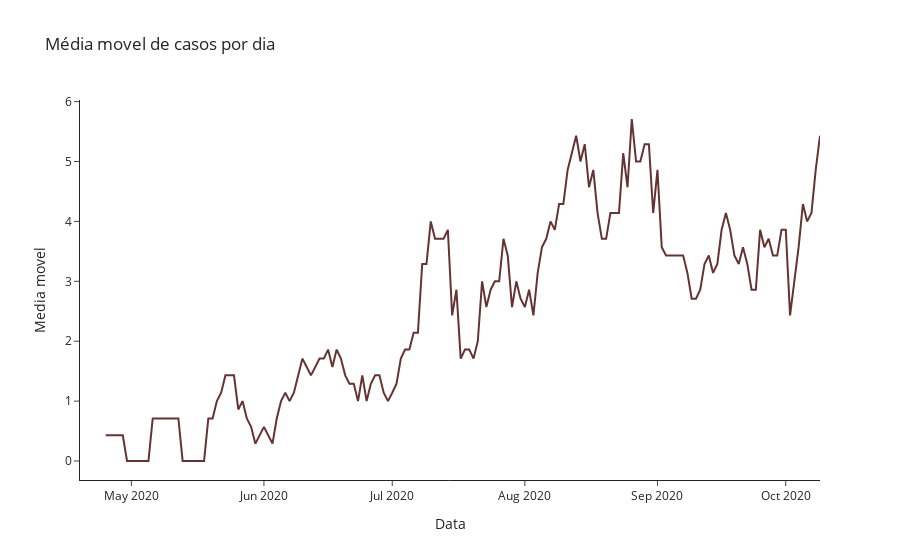

The code cell stored with this chart in its notebook:
### Code cell
go.Figure().add_trace(go.Scatter(x=new_df['data'], y=round(new_df['casos'].rolling(7).mean(), 2), mode='lines', marker_color='#633')).update_layout(xaxis_title='Data', yaxis_title='Media movel', title_text='Média movel de casos por dia')

### Figure 1 — Plotly figure (JSON) as saved in the notebook; plotly's stock layout.template omitted (floating-point values rounded to 4 significant figures; data arrays with more than 128 entries replaced by an {"elided": "..."} marker saying what was removed)
{"data": [{"marker": {"color": "#633"}, "mode": "lines", "type": "scatter", "x": {"elided": "174 str values"}, "y": {"elided": "174 float values"}}], "layout": {"title": {"text": "Média movel de casos por dia"}, "xaxis": {"title": {"text": "Data"}}, "yaxis": {"title": {"text": "Media movel"}}}}
